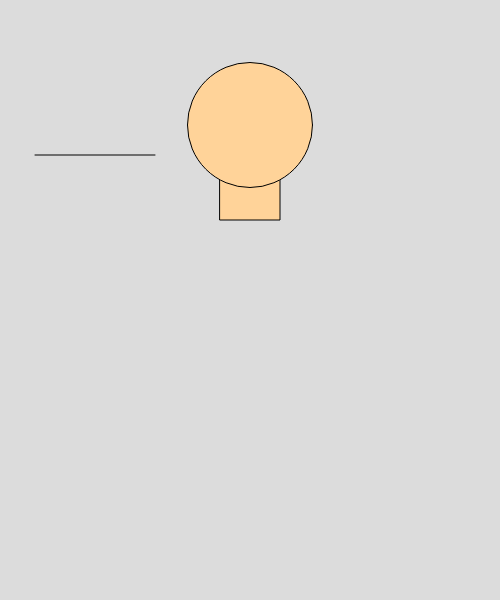
Frame 1 (no input)
Frame 60 (no input): identical to frame 1, image omitted
Frame 120 (the mouse pressed at the canvas centre since frame 60): identical to frame 1, image omitted

The p5.js sketch that drew this single still picture (run headless with seeded random() and noise() and a simulated clock; from frame 60 on, the mouse is pressed at the canvas centre):

// p5.js sketch
// ── sketch.js
function setup() {
    createCanvas(500, 600);
  }
  
  function draw() {
    background(220);
    
      //neck
    fill(255, 211, 153);
    rect(220,155,60,65)
    
    //head
  fill(255, 211, 153);
  circle(250,125,125);
    
    //hair
    fill(31, 26, 20)
    line(35, 155, 155, 155)
  }
